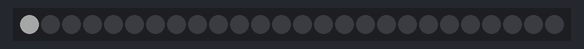
Bench run of a sketch on a simulated Arduino Uno, built with avr-gcc and run on an emulated ATmega328P. Shown: 26 RGB LEDs in strip order, left to right. Dim RGB values are drawn brighter than linear.

Above: at 0.06 s.
At 3.2 s:
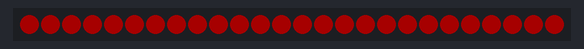
At 3.9 s:
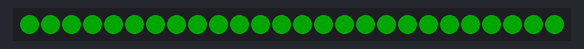
At 4.6 s:
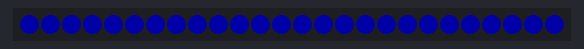
At 5.3 s:
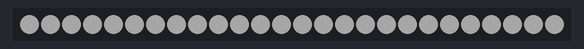

Measured:
- by itself, everything shown: repeats every 6.7 s, in 31 steps
- what the display in image 1 shows lasts 0.7 s, from 3.2 s to 3.9 s
- what the display in image 4 shows lasts 1.0 s, from 5.3 s to 6.3 s

The sketch:

NeoPixelTest.ino
```cpp
/*
 * NeoPixelTest
 * ============
 * Quick test for the feedback shield's NeoPixels, run from the Micro.
 * Use it to check PCB routing: that every pixel lights, in order, and that
 * all three colour channels (R, G, B) work on every LED.
 *
 * Sequence (repeats forever):
 *   1. CHASE - lights one pixel at a time, index 0..NUM_LEDS-1, in white.
 *      Watch that they light one-by-one with no gaps or dead pixels, and that
 *      the physical order matches the index order you expect.
 *   2. ALL RED, ALL GREEN, ALL BLUE - every pixel each colour in turn.
 *      A pixel that skips a colour points to a routing/solder issue on that
 *      channel. (Also confirms GRB ordering: "red" really looks red, etc.)
 *   3. ALL WHITE - everything on together.
 */

#include <FastLED_NeoPixel.h>

#define DATA_PIN    5     // Micro pin driving the LED data line
#define NUM_LEDS    26    // pixels on the shield
#define BRIGHTNESS  40    // keep modest: 26 pixels at full white draws a lot of current

FastLED_NeoPixel<NUM_LEDS, DATA_PIN, NEO_GRB> strip;

void setup() {
  strip.begin();
  strip.setBrightness(BRIGHTNESS);
  strip.show();           // start with everything off
}

void loop() {
  // 1. Chase: one pixel at a time, in order.
  for (int i = 0; i < NUM_LEDS; i++) {
    clearAll();
    strip.setPixelColor(i, strip.Color(255, 255, 255));  // white
    strip.show();
    delay(120);
  }

  // 2. Each colour across all pixels.
  fillAll(strip.Color(255, 0, 0));  delay(700);  // Red
  fillAll(strip.Color(0, 255, 0));  delay(700);  // Green
  fillAll(strip.Color(0, 0, 255));  delay(700);  // Blue

  // 3. All white together.
  fillAll(strip.Color(255, 255, 255));  delay(1000);

  clearAll();
  strip.show();
  delay(400);
}

// Set every pixel to one colour and show it.
void fillAll(uint32_t color) {
  for (int i = 0; i < NUM_LEDS; i++) {
    strip.setPixelColor(i, color);
  }
  strip.show();
}

// Turn every pixel off (does not call show()).
void clearAll() {
  for (int i = 0; i < NUM_LEDS; i++) {
    strip.setPixelColor(i, strip.Color(0, 0, 0));
  }
}
```
